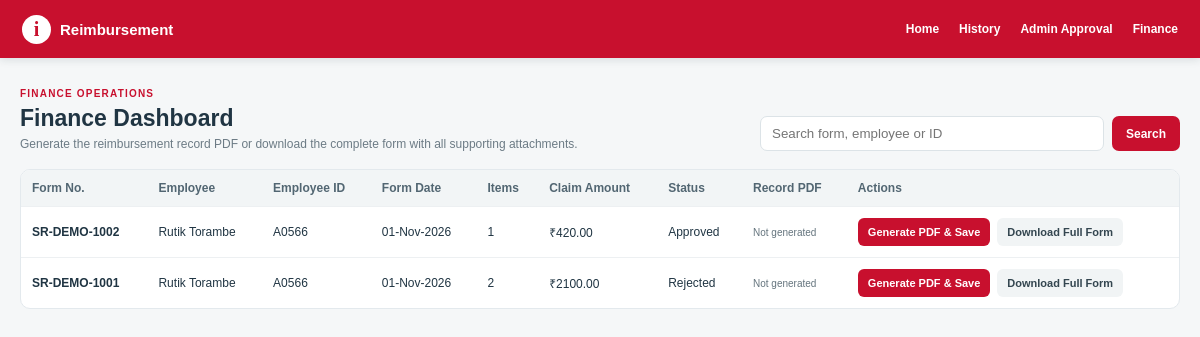
Page /finance on the earlier database version.
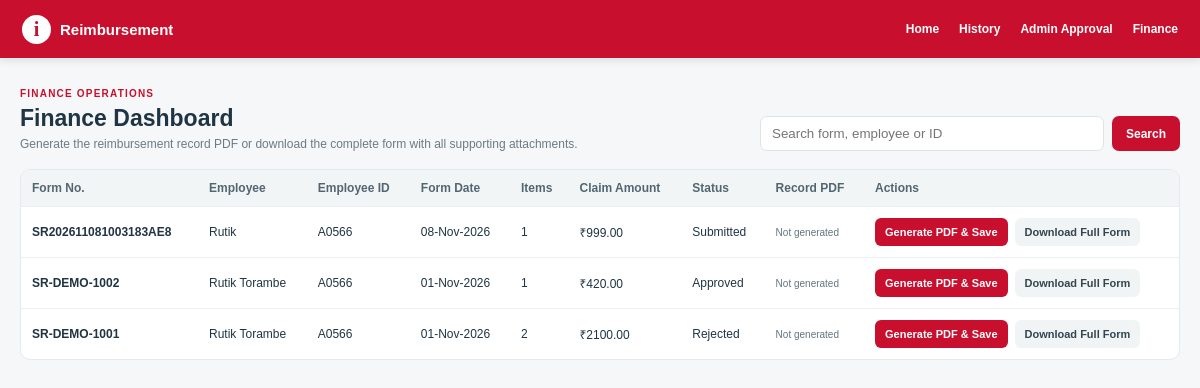
Same page on the later database version.
### app.py (models this page shows, shortened)
class ExpenseSundry(db.Model):
    __tablename__ = "ExpenseSundry"
    FormNo = db.Column(db.String(255), primary_key=True)
    Item = db.Column(db.Integer, primary_key=True)
    FormDate = db.Column(db.Float)
    EmpID = db.Column(db.String(255))
    EName = db.Column(db.String(255))
    Manager = db.Column(db.String(255))
    TeamName = db.Column(db.String(255), nullable=True)
    Description = db.Column(db.String(255))
    GCCExpCode = db.Column(db.String(255))
    ExpenseDate = db.Column(db.Float)
    BillNo = db.Column(db.String(255))
    BillAmount = db.Column(db.Float, default=0)
    ClaimAmount = db.Column(db.Float, default=0)
    Chargeable = db.Column(db.String(20), default="NO")
    ClientName = db.Column(db.String(255))
    Comments = db.Column(db.String(1000))
    Status = db.Column(db.String(100), default="Submitted")
    DocumentID = db.Column(db.String(1000))
    FormPDFPath = db.Column(db.String(1000), nullable=True)
    AttachmentCheck = db.Column(db.String(50))
    ManagerApproval = db.Column(db.String(50), nullable=True, default="Pending", server_default=db.text("'Pending'"))
    HRApproval = db.Column(db.String(50), nullable=True, default="Pending", server_default=db.text("'Pending'"))
    SignatoryApproval = db.Column(db.String(50), nullable=True, default="Pending", server_default=db.text("'Pending'"))
    TeamHeadApproval = db.Column(db.String(50), nullable=True, default="Pending", server_default=db.text("'Pending'"))
    AdminApproval = db.Column(db.String(50), nullable=True, default="Pending", server_default=db.text("'Pending'"))
    ManagerApprovalBy = db.Column(db.String(255), nullable=True)
    HRApprovalBy = db.Column(db.String(255), nullable=True)
    SignatoryApprovalBy = db.Column(db.String(255), nullable=True)
    TeamHeadApprovalBy = db.Column(db.String(255), nullable=True)
    AdminApprovalBy = db.Column(db.String(255), nullable=True)
    FormReviewComments = db.Column(db.String(1000), nullable=True)
    ManagerApprovalDate = db.Column(db.Float, nullable=True)
    HRApprovalDate = db.Column(db.Float, nullable=True)
    SignatoryApprovalDate = db.Column(db.Float, nullable=True)
    TeamHeadApprovalDate = db.Column(db.Float, nullable=True)
    AdminApprovalDate = db.Column(db.Float, nullable=True)

### app.py (the view)
@app.route("/finance")
def finance_dashboard():
    q = (request.args.get("q") or "").strip().lower()
    forms = finance_forms_summary()
    if q:
        forms = [f for f in forms if q in f["form_no"].lower() or q in f["name"].lower() or q in f["emp_id"].lower()]
    return page("Finance Dashboard", "finance_dashboard.html", forms=forms, search_text=q)

### app.py (called while the page is built)
def excel_serial_to_datetime(value):
    if value is None or str(value).strip() == "":
        return None
    if isinstance(value, datetime):
        return value
    text_value = str(value).strip()
    try:
        return EXCEL_EPOCH + timedelta(days=float(text_value))
    except (ValueError, TypeError, OverflowError):
        try:
            return datetime.strptime(text_value[:10], "%Y-%m-%d")
        except ValueError:
            return None

def excel_serial_to_display(value):
    parsed = excel_serial_to_datetime(value)
    return parsed.strftime("%d-%b-%Y") if parsed else ""

def page(title, template, **context):
    return render_template(template, title=title, **context)

### templates/finance_dashboard.html (shortened to what this page needs)
{% extends "base.html" %}
{% block content %}
<div class="finance-head"><div><p class="eyebrow">FINANCE OPERATIONS</p><h1>Finance Dashboard</h1><p class="finance-sub">Generate the reimbursement record PDF or download the complete form with all supporting attachments.</p></div><form class="finance-search" method="get"><input name="q" value="{{ search_text }}" placeholder="Search form, employee or ID"><button class="btn btn-red" type="submit">Search</button>{% if search_text %}<a class="btn btn-light" href="{{ url_for('finance_dashboard') }}">Clear</a>{% endif %}</form></div>
<section class="finance-panel"><div class="finance-table-wrap"><table class="finance-table"><thead><tr><th>Form No.</th><th>Employee</th><th>Employee ID</th><th>Form Date</th><th>Items</th><th>Claim Amount</th><th>Status</th><th>Record PDF</th><th>Actions</th></tr></thead><tbody>
{% for f in forms %}<tr><td><strong>{{ f.form_no }}</strong></td><td>{{ f.name or '—' }}</td><td>{{ f.emp_id or '—' }}</td><td>{{ f.form_date or '—' }}</td><td>{{ f.count }}</td><td>₹{{ '%.2f'|format(f.total) }}</td><td>{{ f.status }}</td><td><span class="finance-state {{ 'saved' if f.pdf_saved else '' }}">{{ 'Saved' if f.pdf_saved else 'Not generated' }}</span></td><td><div class="finance-actions"><form method="post" action="{{ url_for('finance_generate_pdf',form_no=f.form_no) }}"><button class="finance-btn finance-btn-red" type="submit">Generate PDF &amp; Save</button></form><a class="finance-btn finance-btn-light" href="{{ url_for('finance_download_full',form_no=f.form_no) }}">Download Full Form</a></div></td></tr>
{% else %}<tr><td colspan="9" class="finance-empty">No reimbursement forms found.</td></tr>{% endfor %}
</tbody></table></div></section>
{% endblock %}

Differences in the rows shown:
added ExpenseSundry: form_no "SR202611081003183AE8", EName "Rutik", EmpID "A0566", form_date "08-Nov-2026", count "1", total "999.00", status "Submitted", pdf_saved "Not generated"
